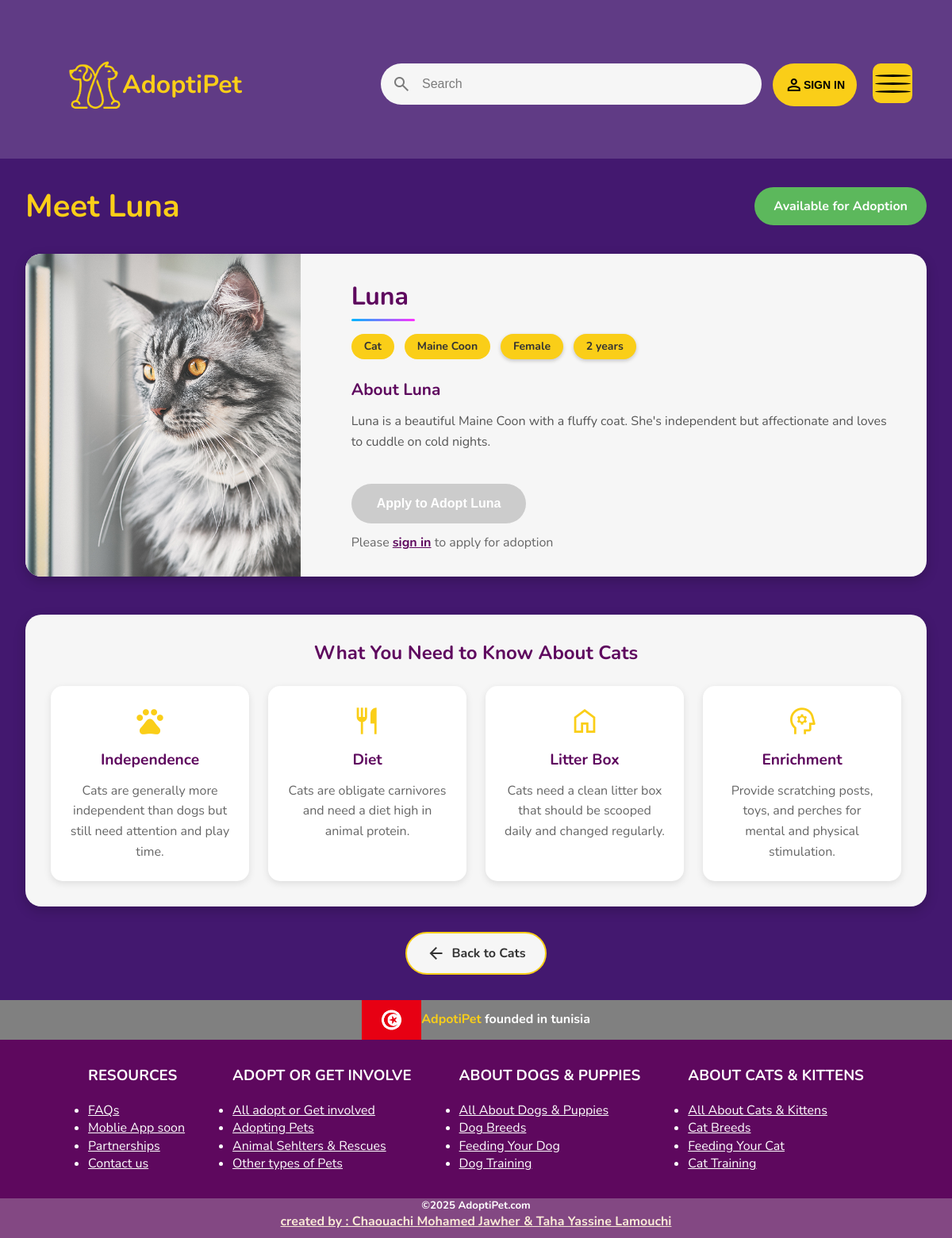
Page /petInfo.php?id=82 on the committed database.
### tables this page shows
CREATE TABLE `pets` (
  `id` int NOT NULL AUTO_INCREMENT,
  `name` varchar(50) NOT NULL,
  `type` varchar(50) NOT NULL,
  `breed` varchar(50) DEFAULT NULL,
  `age` int DEFAULT NULL,
  `gender` varchar(10) DEFAULT NULL,
  `description` text,
  `image_path` varchar(255) DEFAULT NULL,
  `is_adopted` tinyint(1) DEFAULT '0',
  PRIMARY KEY (`id`)
);

### html/petInfo.php (the view, shortened to what this page needs)
<!DOCTYPE html>
<html lang="en">
<head>
    <link rel="stylesheet" href="../css/style.css">
    <link rel="stylesheet" href="../css/pets.css">
    <link rel="stylesheet" href="../css/petInfo.css">
</head>
<body>
    <header>
        <section>
        <div class="sign-in">
            <?php if (isset($_SESSION["id"])): ?>
                <a class="greeting" href="../php/logout.php">Hello, <?php echo htmlspecialchars($_SESSION["username"]); ?>!</a>
            <?php else: ?>
                <span class="person material-symbols-outlined">person</span>
                <button class="sign-in-btn" id="lgin">SIGN IN</button>
            <?php endif; ?>
        </div>
            <div class="logo">
                <img class="logo-pic" src="../img/logo-nobg.png" >
                <h1 class="txt">AdoptiPet</h1>
            </div>
            <form>
            <div class="search">
                <span class="search-icon material-symbols-outlined">search</span>
                <input class="search-input" type="search" placeholder="Search">
            </div>
            </form>
            <div class="menu-wrap">
                <div class="hamburger">
                    <div></div>
                </div>
            </div>
        </section>
    </header>
    <?php
    include '../php/dbConnection.php';
    $pet_id = intval($_GET['id']);
    $sql = "SELECT * FROM pets WHERE id = ?";
    $stmt = $conn->prepare($sql);
    $stmt->bind_param("i", $pet_id);
    $stmt->execute();
    $result = $stmt->get_result();
    if ($result->num_rows > 0) {
        $pet = $result->fetch_assoc();
        $is_adopted = $pet['is_adopted'];
        $has_applied = false;
        $name = htmlspecialchars($pet['name']);
        $type = htmlspecialchars($pet['type']);
        $breed = htmlspecialchars($pet['breed']);
        $age = htmlspecialchars($pet['age']);
        $gender = htmlspecialchars($pet['gender']);
        $description = htmlspecialchars($pet['description']);
        $image_path = !empty($pet['image_path']) ? $pet['image_path'] : '../img/pet-placeholder.jpg';
        $age_suffix = $age == 1 ? "year" : "years";
        ?>
        <main class="pet-details-container">
            <div class="pet-details-header">
                <h1>Meet <?php echo $name; ?></h1>
                <div class="pet-status <?php echo $is_adopted ? 'status-adopted' : 'status-available'; ?>">
                    <?php echo $is_adopted ? 'Adopted' : 'Available for Adoption'; ?>
                </div>
            </div>
            <div class="pet-profile">
                <div class="pet-image-gallery">
                    <img src="<?php echo $image_path; ?>" alt="<?php echo $name; ?>" class="main-image">
                </div>
                <div class="pet-info-card">
                    <div class="pet-basic-info">
                        <h2><?php echo $name; ?></h2>
                        <div class="pet-tags">
                            <span class="pet-tag pet-type"><?php echo ucfirst($type); ?></span>
                            <span class="pet-tag pet-breed"><?php echo $breed; ?></span>
                            <span class="pet-tag pet-gender"><?php echo ucfirst($gender); ?></span>
                            <span class="pet-tag pet-age"><?php echo "$age $age_suffix"; ?></span>
                        </div>
                    </div>
                    <div class="pet-description">
                        <h3>About <?php echo $name; ?></h3>
                        <p><?php echo $description; ?></p>
                    </div>
                    <div class="adoption-section">
                        <?php if ($is_adopted): ?>
                            <div class="adopted-message">
                                <span class="material-symbols-outlined">favorite</span>
                                <p><?php echo $name; ?> has already found a forever home!</p>
                            </div>
                        <?php else: ?>
                            <div class="login-required">
                                <button class="apply-btn disabled">Apply to Adopt <?php echo $name; ?></button>
                                <p class="login-message">Please <a href="login.html">sign in</a> to apply for adoption</p>
                            </div>
                        <?php endif; ?>
                    </div>
                </div>
            </div>
            <div class="pet-additional-info">
                <h3>What You Need to Know About <?php echo ucfirst($type); ?>s</h3>
                <?php if (strtolower($type) == 'dog'): ?>
                <div class="info-section">
                    <div class="info-item">
                        <span class="material-symbols-outlined">pets</span>
                        <h4>Exercise Needs</h4>
                        <p>Dogs need regular exercise to stay healthy and happy. This includes daily walks and playtime.</p>
                    </div>
                    <div class="info-item">
                        <span class="material-symbols-outlined">restaurant</span>
                        <h4>Diet</h4>
                        <p>A balanced diet specifically formulated for dogs is essential for their health and longevity.</p>
                    </div>
                    <div class="info-item">
                        <span class="material-symbols-outlined">home</span>
                        <h4>Space Requirements</h4>
                        <p>Dogs need space to move around. The amount varies by breed and size.</p>
                    </div>
                    <div class="info-item">
                        <span class="material-symbols-outlined">psychology</span>
                        <h4>Training</h4>
                        <p>Regular training sessions help dogs understand commands and behave appropriately.</p>
                    </div>
                </div>
                <?php elseif (strtolower($type) == 'cat'): ?>
                <div class="info-section">
                    <div class="info-item">
                        <span class="material-symbols-outlined">pets</span>
                        <h4>Independence</h4>
                        <p>Cats are generally more independent than dogs but still need attention and play time.</p>
                    </div>
                    <div class="info-item">
                        <span class="material-symbols-outlined">restaurant</span>
                        <h4>Diet</h4>
                        <p>Cats are obligate carnivores and need a diet high in animal protein.</p>
                    </div>
                    <div class="info-item">
                        <span class="material-symbols-outlined">home</span>
                        <h4>Litter Box</h4>
                        <p>Cats need a clean litter box that should be scooped daily and changed regularly.</p>
                    </div>
                    <div class="info-item">
                        <span class="material-symbols-outlined">psychology</span>
                        <h4>Enrichment</h4>
                        <p>Provide scratching posts, toys, and perches for mental and physical stimulation.</p>
                    </div>
                </div>
                <?php endif; ?>
            </div>
            <div class="back-to-pets">
                <a href="pets.php?type=<?php echo strtolower($type); ?>" class="back-btn">
                    <span class="material-symbols-outlined">arrow_back</span>
                    Back to <?php echo ucfirst($type); ?>s
                </a>
            </div>
        </main>
        <?php
    } else {
        echo "<div class='error-message'>Pet not found. <a href='pets.php'>Browse available pets</a></div>";
    }
    ?>
    <footer>
        <div class="tunisia">
            <img src="../img/tunisia.webp" alt="">
            <h4><span>AdpotiPet</span> founded in tunisia</h4>
        </div>
        <div class="fin">
            <div class="pp">
                <h3>RESOURCES</h3>
                <ul>
                    <li><a href="">FAQs</a></li>
                    <li><a href="">Moblie App soon</a></li>
                    <li><a href="">Partnerships</a></li>
                    <li><a href="">Contact us</a></li>
                </ul>
            </div>
            <div class="pp">
                <h3>ADOPT OR GET INVOLVE</h3>
                <ul>
                    <li><a href="">All adopt or Get involved</a></li>
                    <li><a href="">Adopting Pets</a></li>
                    <li><a href="">Animal Sehlters & Rescues</a></li>
                    <li><a href="">Other types of Pets</a></li>
                </ul>
            </div>
            <div class="pp">
                <h3>ABOUT DOGS & PUPPIES</h3>
                <ul>
                    <li><a href="">All About Dogs & Puppies</a></li>
                    <li><a href="">Dog Breeds</a></li>
                    <li><a href="">Feeding Your Dog</a></li>
                    <li><a href="">Dog Training</a></li>
                </ul>
            </div>
            <div class="pp">
                <h3>ABOUT CATS & KITTENS</h3>
                <ul>
                    <li><a href="">All About Cats & Kittens </a></li>
                    <li><a href="">Cat Breeds</a></li>
                    <li><a href="">Feeding Your Cat</a></li>
                    <li><a href="">Cat Training</a></li>
                </ul>
            </div>
        </div>
        <div class="last">
            <h5>©2025 AdoptiPet.com</h5>
            <h4>created by : Chaouachi Mohamed Jawher & Taha Yassine Lamouchi</h4>
        </div>
    </footer>
</body>
</html>

### css/style.css (style rules this page uses)
:root { --primarycolor:rgba(230, 227, 233, 0.818); --padding:14px; --taille:14px; --asfer:#face18; --asfer-ghama9: rgba(250, 206, 24, 0.8); }
* { box-sizing: border-box; padding: 0; margin: 0; }
body { font-family: 'nunito' ,sans-serif; line-height: 1.4; background-color: rgba(62, 16, 107, 0.818); }
header { height: 200px; position: relative; }
h1 { text-transform: capitalize; }
.sign-in { right: 10vw; top: 10vh; position: absolute; display: flex; width: max-content; background-color: var(--asfer); padding: 15px; border-radius: 50px; cursor: pointer; transition: transform 0.3s ease, box-shadow 0.3s ease; }
.sign-in-btn { background-color: var(--asfer); border: none; outline: none; font-size:var(--taille) ; font-weight: bold; cursor: pointer; }
.search { position: absolute; top: 10vh; right: 20vw; width: 40vw; display: flex; align-items: center; padding: var(--padding); border-radius: 28px; background-color: #f6f6f6; transition: background 0.25s, box-shadow 0.25s; }
.search-input { width: 90%; font-size: 16px; color: #333333; margin-left: var(--padding); border: none; outline: none; background: transparent; }
.search-input::placeholder,.search-icon { color: rgba(0,0,0,0.5); }
.logo { position: absolute; display: flex; left: 7vw; top: 9vh; }
.logo-pic { width: 70px; height: 70px; top: 0; }
.logo h1 { color: #face18; align-items: center; justify-content: center; display: flex; font-weight: bold; font-size: 2em; }
.menu-wrap { position: fixed; left: 0; right: 0; z-index: 4; }
.hamburger { z-index: 4; position: absolute; top: 10vh; right: 50px; width: 50px; height: 50px; background-color: var(--asfer); display: flex; border-radius: 20%; align-items: center; justify-content: center; }
.hamburger > div { position: relative; width: 90%; height: 3px; background-color: black; transition: all 0.4s ease; border-radius: 50%; }
.hamburger > div::before, .hamburger > div::after { content: ''; position: absolute; width: 100%; height: 3px; top: -10px; background-color: black; border-radius: 50%; }
.hamburger > div::after { top: 10px; }
.logo .txt { cursor: pointer; }
footer { background-color: rgb(94, 8, 94); position: relative; }
.tunisia { height: 50px; background-color: gray; display: flex; justify-content: center; align-items: center; }
.tunisia img { height: 50px; }
.tunisia span { color: var(--asfer); }
.tunisia h4 { color: white; }
.fin { height: 200px; display: flex; justify-content: center; align-items: center; }
.pp { margin: 30px; color: white; }
.pp h3 { margin-bottom: 20px; }
.pp a { color: white; }
.last { position: relative; display: flex; height: 50px; background-color: rgb(131, 72, 131); align-items: center; flex-direction: column; }
.last h5 { color: white; }
.last h4 { color: antiquewhite; text-decoration: underline; }

### css/pets.css (style rules this page uses)
.pet-gender, .pet-age { background-color: var(--asfer); padding: 0.4rem 1rem; border-radius: 50px; font-size: 0.875rem; font-weight: bold; color: #333; box-shadow: 0 2px 5px rgba(0, 0, 0, 0.2); }

### rows in the picture
pets: name "Luna", image_path (picture), type "Cat", breed "Maine Coon", gender "Female", age "2", age "years", description "Luna is a beautiful Maine Coon with a fluffy coat. She's independent but affectionate and loves to cuddle on cold nights."
